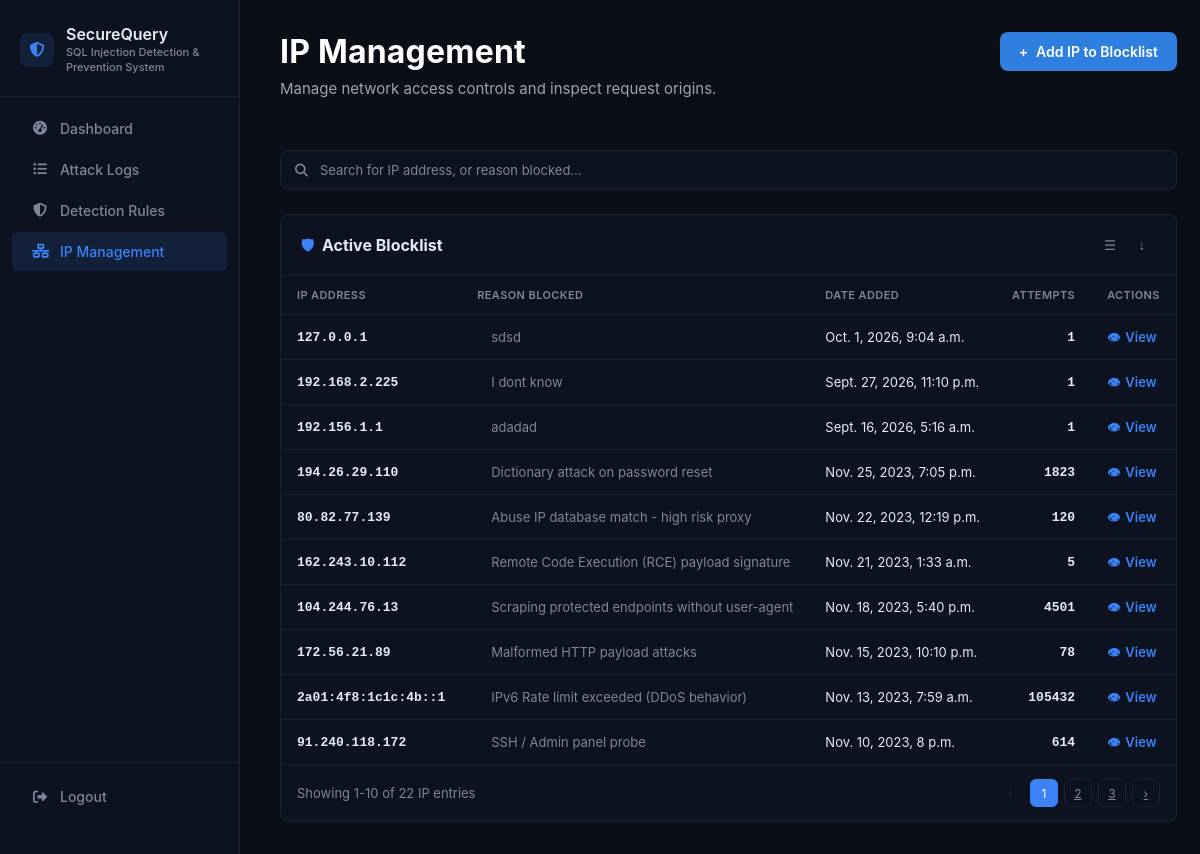
/ip_management/ (signed in), run on an earlier commit of the app's database.
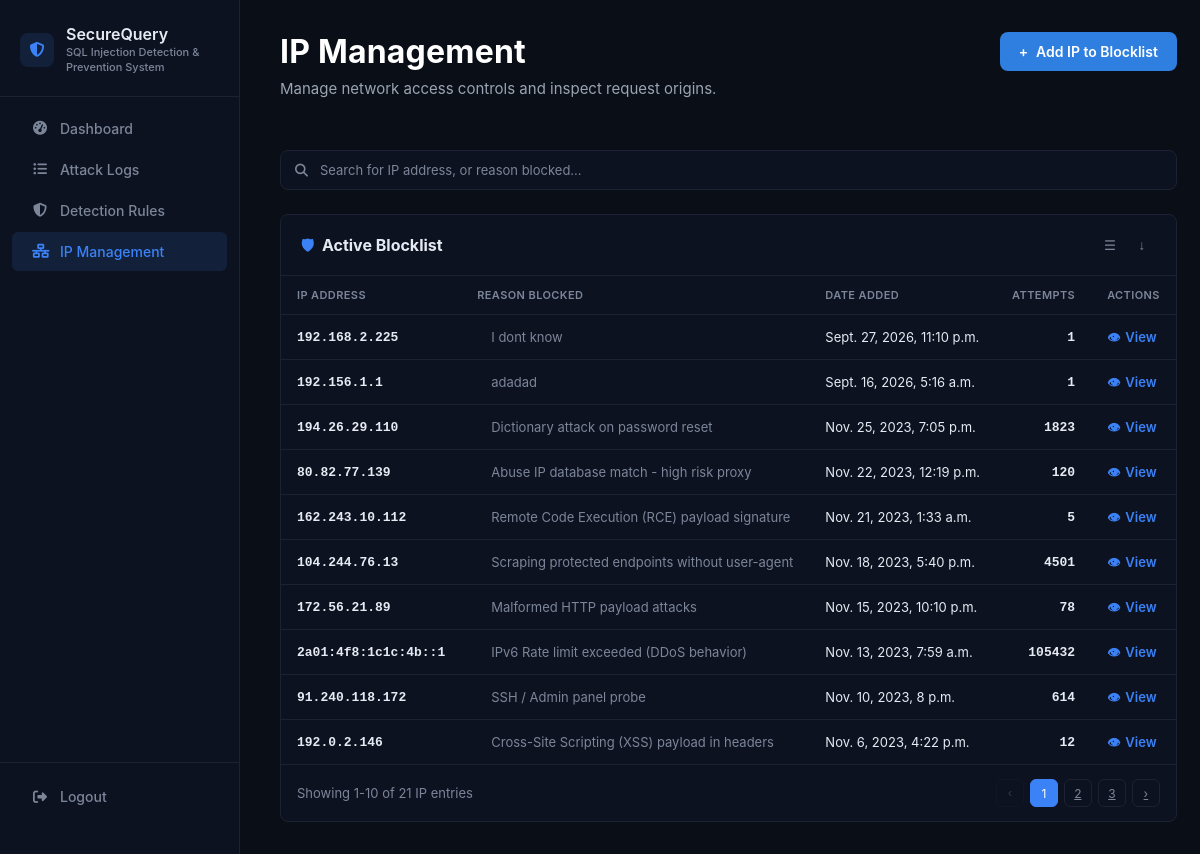
And on a later commit of the database.
### ip_management/models.py (models this page shows, shortened)
class BlockedIP(models.Model):
    ip_address = models.GenericIPAddressField(unique=True)
    reason = models.CharField(max_length=255)
    attempt_count = models.PositiveIntegerField(default=1)
    is_active = models.BooleanField(default=True)
    added_by = models.ForeignKey(User, null=True, blank=True, on_delete=models.SET_NULL)
    date_added = models.DateTimeField(auto_now_add=True)
    date_unblocked = models.DateTimeField(null=True, blank=True)

### ip_management/views.py (the view)
# urls.py: path("", views.ip_management, name="index"),
@login_required
def ip_management(request):
    blocked = BlockedIP.objects.all()
    whitelisted = WhitelistedIP.objects.all()
    blocked, whitelisted, query = search_ip_management(request, blocked, whitelisted)
    combined_list = sorted(
        chain(blocked, whitelisted),
        key=lambda ip: ip.date_added,
        reverse=True
    )
    paginator = Paginator(combined_list, 10)
    page_number = request.GET.get('page', 1)
    page_obj = paginator.get_page(page_number)
    return render(
        request,
        "ip_management/index.html",
        {
            "blocklist": page_obj,
            "page_obj": page_obj,
            "paginator": paginator,
            "query": query,
        }
    )

### ip_management/views.py (called while the page is built, shortened)
def search_ip_management(request, blocked, whitelisted):
    query = request.GET.get("q", "").strip()
    return blocked, whitelisted, query

### ip_management/templates/ip_management/index.html (shortened to what the changed rows need)
{% extends "layout.html" %}
{% load static %}
{% block style %}
    <link rel="stylesheet" type="text/css" href="{% static 'css/ip-management.css' %}">
{% endblock %}
{% block content %}
    <div class="page-header">
        <div class="page-header-text">
            <h1 class="page-title">IP Management</h1>
        </div>
    </div>
    <div class="blocklist-panel">
        <div class="blocklist-panel-header">
            <h2 class="blocklist-panel-title">
                <span class="blocklist-panel-title-icon">&#128737;</span>
                Active Blocklist
            </h2>
        </div>
        <table class="data-table">
            <thead>
                <tr>
                    <th>IP Address</th>
                    <th>Reason Blocked</th>
                    <th>Date Added</th>
                    <th>Attempts</th>
                    <th>Actions</th>
                </tr>
            </thead>
            <tbody>
                {% for entry in blocklist %}
                <tr>
                    <td class="cell-ip-address">{{ entry.ip_address }}</td>
                    <td>
                        <div class="reason-blocked">
                            <span class="reason-blocked-dot severity-{{ entry.severity }}"></span>
                            <span>{{ entry.reason }}</span>
                        </div>
                    </td>
                    <td>{{ entry.date_added }}</td>
                    <td class="cell-attempts">{{ entry.attempt_count }}</td>
                    <td>
                        <div class="actions-cell">
                            <a href="{% url 'ip_management:view_blocked_ip' entry.id %}" class="action-link action-link-view">
                                <span class="action-link-icon">&#128065;</span>
                                View
                            </a>
                        </div>
                    </td>
                </tr>
                {% empty %}
                <tr>
                    <td colspan="5">No blocked IPs found.</td>
                </tr>
                {% endfor %}
            </tbody>
        </table>
        <div class="pagination-bar">
            <span class="pagination-summary">
                Showing {{ page_obj.start_index }}-{{ page_obj.end_index }} of {{ paginator.count }} IP entries
            </span>
            <div class="page-controls">
                {% if page_obj.has_previous %}
                    <a href="?page={{ page_obj.previous_page_number }}" class="page-btn" title="Previous Page">&#8249;</a>
                {% else %}
                    <button type="button" class="page-btn" disabled>&#8249;</button>
                {% endif %}
                {% for num in paginator.page_range %}
                    {% if page_obj.number == num %}
                        <span class="page-btn active">{{ num }}</span>
                    {% else %}
                        <a href="?page={{ num }}" class="page-btn">{{ num }}</a>
                    {% endif %}
                {% endfor %}
                {% if page_obj.has_next %}
                    <a href="?page={{ page_obj.next_page_number }}" class="page-btn" title="Next Page">&#8250;</a>
                {% else %}
                    <button type="button" class="page-btn" disabled>&#8250;</button>
                {% endif %}
            </div>
        </div>
    </div>
{% endblock %}

What changed in the data, as far as the page shows it:
removed BlockedIP: ip_address "127.0.0.1", reason "sdsd", date_added "Oct. 1, 2026, 9:04 a.m.", attempt_count "1"
now on this page (row unchanged): BlockedIP: ip_address "192.0.2.146", reason "Cross-Site Scripting (XSS) payload in headers", date_added "Nov. 6, 2023, 4:22 p.m.", attempt_count "12"
Also different on the page:
{{ paginator.count }}: "22" → "21"
